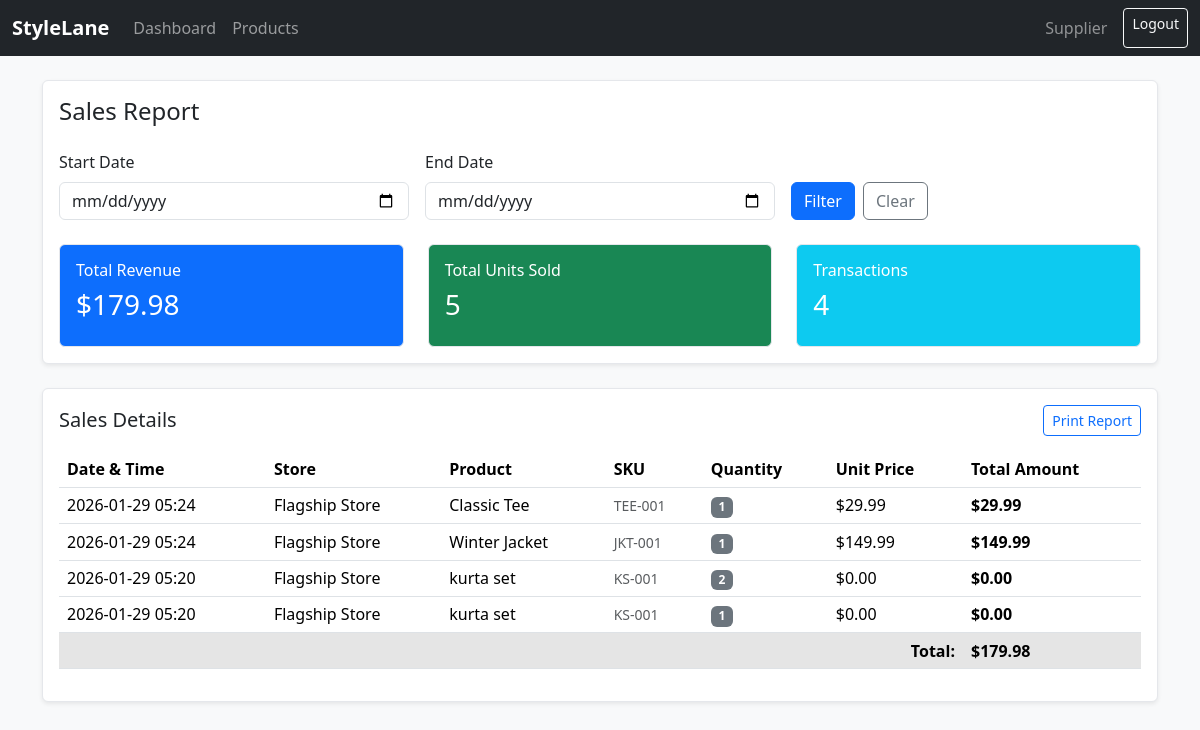
The page /reports/sales (signed in) on the database its author committed.
### app.py (models this page shows, shortened)
class Sale(db.Model):
    id = db.Column(db.Integer, primary_key=True)
    inventory_id = db.Column(db.Integer, db.ForeignKey("inventory.id"), nullable=False)
    store_id = db.Column(db.Integer, db.ForeignKey("store.id"), nullable=False)
    product_id = db.Column(db.Integer, db.ForeignKey("product.id"), nullable=False)
    quantity = db.Column(db.Integer, nullable=False)
    total_amount = db.Column(db.Float, nullable=False)
    timestamp = db.Column(db.DateTime, default=datetime.utcnow, nullable=False)

class Store(db.Model):
    id = db.Column(db.Integer, primary_key=True)
    name = db.Column(db.String(120), unique=True, nullable=False)
    location = db.Column(db.String(255), nullable=True)
    managers = db.relationship("User", backref="store", lazy=True)
    inventory_items = db.relationship("Inventory", backref="store_rel", lazy=True)

class Product(db.Model):
    id = db.Column(db.Integer, primary_key=True)
    name = db.Column(db.String(120), nullable=False)
    sku = db.Column(db.String(80), unique=True, nullable=False)
    category = db.Column(db.String(80), nullable=True)
    supplier_id = db.Column(db.Integer, db.ForeignKey("user.id"), nullable=True)
    image_url = db.Column(db.String(500), nullable=True)
    price = db.Column(db.Float, nullable=True)
    cost_price = db.Column(db.Float, nullable=True)
    size = db.Column(db.String(20), nullable=True)
    color = db.Column(db.String(50), nullable=True)
    description = db.Column(db.Text, nullable=True)
    inventory_items = db.relationship("Inventory", backref="product_rel", lazy=True)

### app.py (the view)
@app.route("/reports/sales")
@login_required
def sales_report():
    start_date = request.args.get('start_date')
    end_date = request.args.get('end_date')
    query = Sale.query
    if start_date:
        try:
            start = datetime.strptime(start_date, '%Y-%m-%d')
            query = query.filter(Sale.timestamp >= start)
        except ValueError:
            pass
    if end_date:
        try:
            end = datetime.strptime(end_date, '%Y-%m-%d') + timedelta(days=1)
            query = query.filter(Sale.timestamp < end)
        except ValueError:
            pass
    sales = (
        query
        .join(Product, Sale.product_id == Product.id)
        .join(Store, Sale.store_id == Store.id)
        .order_by(Sale.timestamp.desc())
        .all()
    )
    total_revenue = sum(sale.total_amount for sale in sales)
    total_quantity = sum(sale.quantity for sale in sales)
    return render_template(
        "sales_report.html",
        sales=sales,
        total_revenue=total_revenue,
        total_quantity=total_quantity,
        start_date=start_date,
        end_date=end_date,
    )

### app.py (called while the page is built)
def login_required(view_func):
    @wraps(view_func)
    def wrapper(*args, **kwargs):
        if "user_id" not in session:
            flash("Please log in to continue.", "warning")
            return redirect(url_for("login"))
        return view_func(*args, **kwargs)
    return wrapper

def ensure_db_initialized():
    inspector = inspect(db.engine)
    if not inspector.has_table("user"):
        db.create_all()

@app.before_request
def _bootstrap_db():
    ensure_db_initialized()

### templates/sales_report.html (shortened to what this page needs)
{% extends "base.html" %}
{% block content %}
<div class="card shadow-sm mb-4">
  <div class="card-body">
    <h4 class="card-title mb-4">Sales Report</h4>
    <form method="get" action="{{ url_for('sales_report') }}" class="row g-3">
      <div class="col-md-4">
        <label class="form-label">Start Date</label>
        <input type="date" name="start_date" class="form-control" value="{{ start_date }}">
      </div>
      <div class="col-md-4">
        <label class="form-label">End Date</label>
        <input type="date" name="end_date" class="form-control" value="{{ end_date }}">
      </div>
      <div class="col-md-4 d-flex align-items-end">
        <button type="submit" class="btn btn-primary me-2">Filter</button>
        <a href="{{ url_for('sales_report') }}" class="btn btn-outline-secondary">Clear</a>
      </div>
    </form>
    <div class="row mt-4">
      <div class="col-md-4">
        <div class="card bg-primary text-white">
          <div class="card-body">
            <h6>Total Revenue</h6>
            <h3>${{ "%.2f"|format(total_revenue) }}</h3>
          </div>
        </div>
      </div>
      <div class="col-md-4">
        <div class="card bg-success text-white">
          <div class="card-body">
            <h6>Total Units Sold</h6>
            <h3>{{ total_quantity }}</h3>
          </div>
        </div>
      </div>
      <div class="col-md-4">
        <div class="card bg-info text-white">
          <div class="card-body">
            <h6>Transactions</h6>
            <h3>{{ sales|length }}</h3>
          </div>
        </div>
      </div>
    </div>
  </div>
</div>
<div class="card shadow-sm">
  <div class="card-body">
    <div class="d-flex justify-content-between align-items-center mb-3">
      <h5 class="card-title mb-0">Sales Details</h5>
      <button onclick="window.print()" class="btn btn-sm btn-outline-primary">Print Report</button>
    </div>
    <div class="table-responsive">
      <table class="table table-hover table-sm">
        <thead>
          <tr>
            <th>Date & Time</th>
            <th>Store</th>
            <th>Product</th>
            <th>SKU</th>
            <th>Quantity</th>
            <th>Unit Price</th>
            <th>Total Amount</th>
          </tr>
        </thead>
        <tbody>
          {% for sale in sales %}
          <tr>
            <td>{{ sale.timestamp.strftime('%Y-%m-%d %H:%M') }}</td>
            <td>{{ sale.inventory_item.store_rel.name }}</td>
            <td>{{ sale.inventory_item.product_rel.name }}</td>
            <td><small class="text-muted">{{ sale.inventory_item.product_rel.sku }}</small></td>
            <td><span class="badge bg-secondary">{{ sale.quantity }}</span></td>
            <td>${{ "%.2f"|format(sale.total_amount / sale.quantity) }}</td>
            <td><strong>${{ "%.2f"|format(sale.total_amount) }}</strong></td>
          </tr>
          {% endfor %}
        </tbody>
        {% if sales|length > 0 %}
        <tfoot>
          <tr class="table-active">
            <th colspan="6" class="text-end">Total:</th>
            <th>${{ "%.2f"|format(total_revenue) }}</th>
          </tr>
        </tfoot>
        {% endif %}
      </table>
    </div>
  </div>
</div>
{% endblock %}

### static/style.css (style rules this page uses)
body { background-color: #f8f9fa; }
.card { border: 1px solid #e5e7eb; }
.table-sm td, .table-sm th { padding: 0.35rem 0.5rem; }
.badge { font-weight: 600; }

### rows shown on the page
Sale: timestamp "2026-01-29 05:24", inventory_item.store_rel.name "Flagship Store", inventory_item.product_rel.name "Classic Tee", inventory_item.product_rel.sku "TEE-001", quantity "1", sale.total_amount/sale.quantity "29.99", total_amount "29.99"
Sale: timestamp "2026-01-29 05:24", inventory_item.store_rel.name "Flagship Store", inventory_item.product_rel.name "Winter Jacket", inventory_item.product_rel.sku "JKT-001", quantity "1", sale.total_amount/sale.quantity "149.99", total_amount "149.99"
Sale: timestamp "2026-01-29 05:20", inventory_item.store_rel.name "Flagship Store", inventory_item.product_rel.name "kurta set", inventory_item.product_rel.sku "KS-001", quantity "2", sale.total_amount/sale.quantity "0.00", total_amount "0.00"
Sale: timestamp "2026-01-29 05:20", inventory_item.store_rel.name "Flagship Store", inventory_item.product_rel.name "kurta set", inventory_item.product_rel.sku "KS-001", quantity "1", sale.total_amount/sale.quantity "0.00", total_amount "0.00"

### other values the page prints
{{ session.get('user_role')|capitalize }} "Supplier"
{{ "%.2f"|format(total_revenue) }} "179.98"
{{ total_quantity }} "5"
{{ sales|length }} "4"
